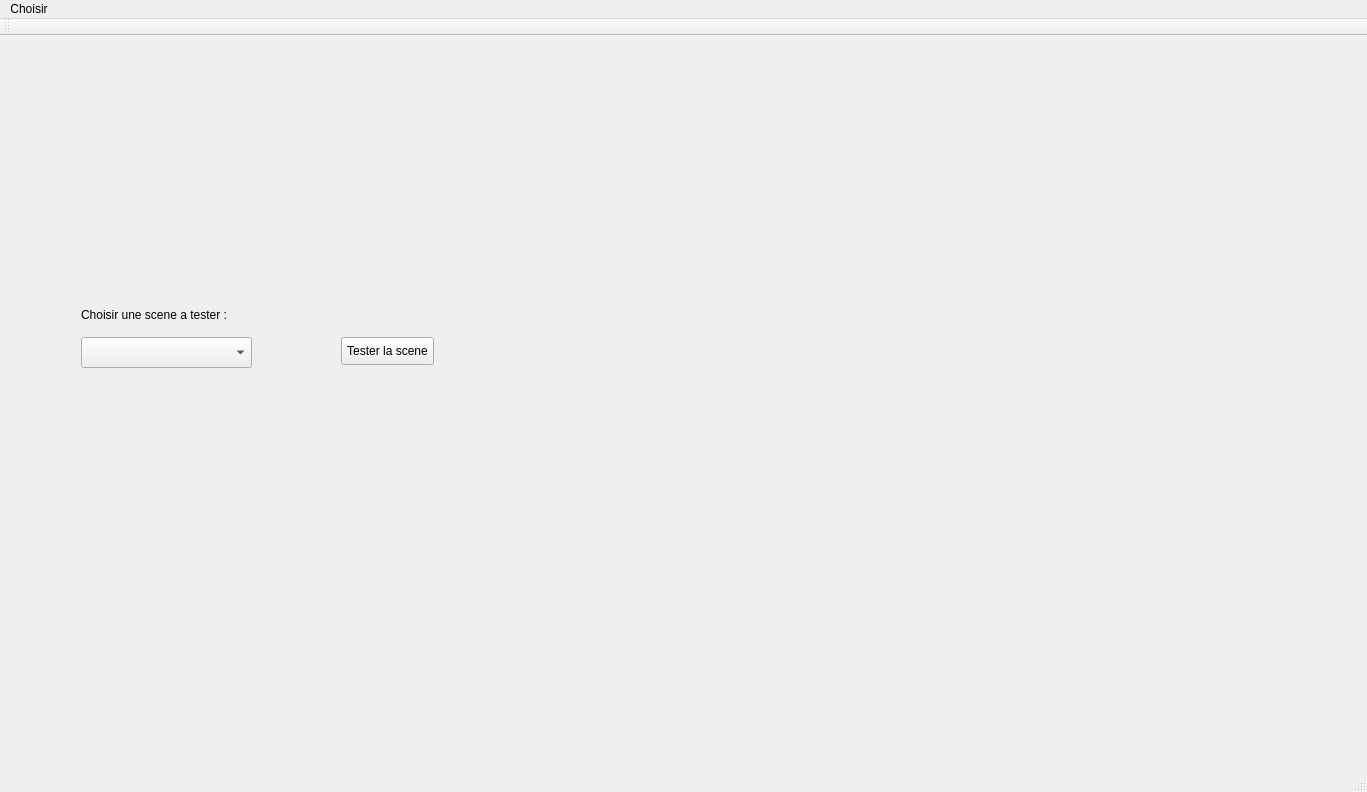
<?xml version="1.0" encoding="UTF-8"?>
<ui version="4.0">
 <class>DMXProjectClass</class>
 <widget class="QMainWindow" name="DMXProjectClass">
  <property name="geometry">
   <rect>
    <x>0</x>
    <y>0</y>
    <width>1367</width>
    <height>792</height>
   </rect>
  </property>
  <property name="windowTitle">
   <string>DMXProject</string>
  </property>
  <widget class="QWidget" name="centralWidget">
   <layout class="QVBoxLayout" name="verticalLayout">
    <item>
     <widget class="QStackedWidget" name="stackedWidget">
      <property name="currentIndex">
       <number>6</number>
      </property>
      <widget class="QWidget" name="page_3">
       <widget class="QWidget" name="formLayoutWidget">
        <property name="geometry">
         <rect>
          <x>0</x>
          <y>80</y>
          <width>1020</width>
          <height>283</height>
         </rect>
        </property>
        <layout class="QFormLayout" name="formLayout">
         <item row="9" column="0">
          <widget class="QLabel" name="label">
           <property name="text">
            <string>Liste des scenes existantes :</string>
           </property>
          </widget>
         </item>
         <item row="6" column="0">
          <widget class="QPushButton" name="pushButtonValider">
           <property name="layoutDirection">
            <enum>Qt::LeftToRight</enum>
           </property>
           <property name="text">
            <string>Valider</string>
           </property>
           <property name="autoDefault">
            <bool>false</bool>
           </property>
           <property name="default">
            <bool>false</bool>
           </property>
           <property name="flat">
            <bool>false</bool>
           </property>
          </widget>
         </item>
         <item row="1" column="1">
          <widget class="QLineEdit" name="lineEditNomScene">
           <property name="minimumSize">
            <size>
             <width>50</width>
             <height>25</height>
            </size>
           </property>
          </widget>
         </item>
         <item row="1" column="0">
          <widget class="QLabel" name="labelNomScene">
           <property name="text">
            <string>Créer une nouvelle scene : </string>
           </property>
          </widget>
         </item>
         <item row="9" column="1">
          <widget class="QListWidget" name="listWidget"/>
         </item>
         <item row="7" column="0">
          <widget class="QLabel" name="label_2">
           <property name="text">
            <string/>
           </property>
          </widget>
         </item>
         <item row="8" column="0">
          <widget class="QLabel" name="label_3">
           <property name="text">
            <string/>
           </property>
          </widget>
         </item>
        </layout>
       </widget>
      </widget>
      <widget class="QWidget" name="page_4">
       <widget class="QWidget" name="horizontalLayoutWidget_2">
        <property name="geometry">
         <rect>
          <x>0</x>
          <y>0</y>
          <width>1181</width>
          <height>661</height>
         </rect>
        </property>
        <layout class="QHBoxLayout" name="horizontalLayout_10">
         <item>
          <layout class="QVBoxLayout" name="verticalLayout_6">
           <item>
            <widget class="QLabel" name="label_4">
             <property name="text">
              <string>Selectionnez vos equipements :</string>
             </property>
            </widget>
           </item>
          </layout>
         </item>
         <item>
          <layout class="QVBoxLayout" name="verticalLayoutEquipements">
           <item>
            <widget class="QCheckBox" name="widgetEquipements">
             <property name="text">
              <string>CheckBox</string>
             </property>
            </widget>
           </item>
          </layout>
         </item>
         <item>
          <layout class="QVBoxLayout" name="verticalLayout_16">
           <item>
            <widget class="QLabel" name="label_5">
             <property name="text">
              <string>Selectionnez quelle scene vous souhaitez configurer :</string>
             </property>
            </widget>
           </item>
          </layout>
         </item>
         <item>
          <layout class="QVBoxLayout" name="verticalLayoutScenes">
           <item>
            <widget class="QCheckBox" name="widgetScenes">
             <property name="text">
              <string>CheckBox</string>
             </property>
            </widget>
           </item>
          </layout>
         </item>
        </layout>
       </widget>
       <widget class="QPushButton" name="pushButton">
        <property name="geometry">
         <rect>
          <x>1220</x>
          <y>660</y>
          <width>93</width>
          <height>28</height>
         </rect>
        </property>
        <property name="text">
         <string>Valider</string>
        </property>
       </widget>
      </widget>
      <widget class="QWidget" name="page_5">
       <widget class="QWidget" name="horizontalLayoutWidget">
        <property name="geometry">
         <rect>
          <x>50</x>
          <y>80</y>
          <width>901</width>
          <height>461</height>
         </rect>
        </property>
        <layout class="QHBoxLayout" name="horizontalLayout">
         <item>
          <layout class="QVBoxLayout" name="verticalLayout_4">
           <item>
            <layout class="QHBoxLayout" name="horizontalLayout_9"/>
           </item>
           <item>
            <layout class="QHBoxLayout" name="horizontalLayout_8">
             <item>
              <widget class="QLabel" name="nomEquipLabel_2">
               <property name="text">
                <string>Nom de l'equipement :</string>
               </property>
              </widget>
             </item>
            </layout>
           </item>
           <item>
            <layout class="QHBoxLayout" name="horizontalLayout_7">
             <item>
              <widget class="QLabel" name="adresseEquipLabel">
               <property name="text">
                <string>Adresse de l'equipement :</string>
               </property>
              </widget>
             </item>
            </layout>
           </item>
           <item>
            <layout class="QHBoxLayout" name="horizontalLayout_6">
             <item>
              <widget class="QLabel" name="nbCanauxLabel">
               <property name="text">
                <string>Nombre de canaux :</string>
               </property>
              </widget>
             </item>
            </layout>
           </item>
           <item>
            <layout class="QHBoxLayout" name="horizontalLayout_4"/>
           </item>
           <item>
            <layout class="QHBoxLayout" name="horizontalLayout_5">
             <item>
              <widget class="QPushButton" name="buttonEquip">
               <property name="text">
                <string>Ajouter equipement</string>
               </property>
              </widget>
             </item>
            </layout>
           </item>
          </layout>
         </item>
         <item>
          <layout class="QVBoxLayout" name="verticalLayout_2">
           <item>
            <layout class="QHBoxLayout" name="horizontalLayout_21"/>
           </item>
           <item>
            <layout class="QHBoxLayout" name="horizontalLayout_20">
             <item>
              <widget class="QLineEdit" name="nomEquipEdit"/>
             </item>
            </layout>
           </item>
           <item>
            <layout class="QHBoxLayout" name="horizontalLayout_19">
             <item>
              <widget class="QLineEdit" name="adresseEquipEdit"/>
             </item>
            </layout>
           </item>
           <item>
            <layout class="QHBoxLayout" name="horizontalLayout_18">
             <item>
              <widget class="QLineEdit" name="nbCannauxEdit"/>
             </item>
            </layout>
           </item>
           <item>
            <layout class="QHBoxLayout" name="horizontalLayout_16"/>
           </item>
           <item>
            <layout class="QHBoxLayout" name="horizontalLayout_17"/>
           </item>
          </layout>
         </item>
        </layout>
       </widget>
       <widget class="QLabel" name="label_6">
        <property name="geometry">
         <rect>
          <x>300</x>
          <y>10</y>
          <width>491</width>
          <height>61</height>
         </rect>
        </property>
        <property name="font">
         <font>
          <pointsize>24</pointsize>
          <weight>75</weight>
          <bold>true</bold>
         </font>
        </property>
        <property name="text">
         <string>Ajouter un Equipement</string>
        </property>
       </widget>
      </widget>
      <widget class="QWidget" name="page">
       <widget class="QWidget" name="verticalLayoutWidget_5">
        <property name="geometry">
         <rect>
          <x>210</x>
          <y>80</y>
          <width>861</width>
          <height>541</height>
         </rect>
        </property>
        <layout class="QVBoxLayout" name="verticalLayout_17"/>
       </widget>
       <widget class="QPushButton" name="validateButtonEquip">
        <property name="geometry">
         <rect>
          <x>1100</x>
          <y>600</y>
          <width>93</width>
          <height>28</height>
         </rect>
        </property>
        <property name="text">
         <string>Valider</string>
        </property>
       </widget>
      </widget>
      <widget class="QWidget" name="page_2">
       <widget class="QWidget" name="verticalLayoutWidget_6">
        <property name="geometry">
         <rect>
          <x>240</x>
          <y>80</y>
          <width>791</width>
          <height>461</height>
         </rect>
        </property>
        <layout class="QVBoxLayout" name="verticalLayout_18"/>
       </widget>
       <widget class="QPushButton" name="ValidateButtonCanal">
        <property name="geometry">
         <rect>
          <x>1080</x>
          <y>540</y>
          <width>93</width>
          <height>28</height>
         </rect>
        </property>
        <property name="text">
         <string>Valider</string>
        </property>
       </widget>
      </widget>
      <widget class="QWidget" name="page_6">
       <widget class="QWidget" name="verticalLayoutWidget">
        <property name="geometry">
         <rect>
          <x>60</x>
          <y>60</y>
          <width>1051</width>
          <height>631</height>
         </rect>
        </property>
        <layout class="QVBoxLayout" name="verticalLayout_3"/>
       </widget>
      </widget>
      <widget class="QWidget" name="page_7">
       <widget class="QComboBox" name="sceneComboBox">
        <property name="geometry">
         <rect>
          <x>70</x>
          <y>290</y>
          <width>171</width>
          <height>31</height>
         </rect>
        </property>
       </widget>
       <widget class="QLabel" name="label_7">
        <property name="geometry">
         <rect>
          <x>70</x>
          <y>260</y>
          <width>161</width>
          <height>16</height>
         </rect>
        </property>
        <property name="text">
         <string>Choisir une scene a tester : </string>
        </property>
       </widget>
       <widget class="QPushButton" name="testSceneButton">
        <property name="geometry">
         <rect>
          <x>330</x>
          <y>290</y>
          <width>93</width>
          <height>28</height>
         </rect>
        </property>
        <property name="text">
         <string>Tester la scene</string>
        </property>
       </widget>
      </widget>
     </widget>
    </item>
   </layout>
  </widget>
  <widget class="QMenuBar" name="menuBar">
   <property name="geometry">
    <rect>
     <x>0</x>
     <y>0</y>
     <width>1367</width>
     <height>21</height>
    </rect>
   </property>
   <widget class="QMenu" name="menuChoisir">
    <property name="title">
     <string>Choisir</string>
    </property>
    <addaction name="actionAjouter_un_equipement"/>
    <addaction name="actionSupprimer_un_equipement"/>
    <addaction name="actionCreer_une_sc_ne"/>
    <addaction name="actionConfigurer_une_sc_ne_2"/>
    <addaction name="actionTester_une_scene"/>
   </widget>
   <addaction name="menuChoisir"/>
  </widget>
  <widget class="QToolBar" name="mainToolBar">
   <property name="styleSheet">
    <string notr="true"/>
   </property>
   <attribute name="toolBarArea">
    <enum>TopToolBarArea</enum>
   </attribute>
   <attribute name="toolBarBreak">
    <bool>false</bool>
   </attribute>
  </widget>
  <widget class="QStatusBar" name="statusBar"/>
  <action name="actionCreer_une_sc_ne">
   <property name="text">
    <string>Creer une scene</string>
   </property>
  </action>
  <action name="actionConfigurer_une_sc_ne_2">
   <property name="text">
    <string>Configurer une scene</string>
   </property>
  </action>
  <action name="actionAjouter_un_equipement">
   <property name="text">
    <string>Ajouter un equipement</string>
   </property>
  </action>
  <action name="actionSupprimer_un_equipement">
   <property name="text">
    <string>Gerer un equipement</string>
   </property>
  </action>
  <action name="actionTester_une_scene">
   <property name="text">
    <string>Tester une scene</string>
   </property>
  </action>
 </widget>
 <layoutdefault spacing="6" margin="11"/>
 <resources>
  <include location="DMXProject.qrc"/>
 </resources>
 <connections/>
</ui>
